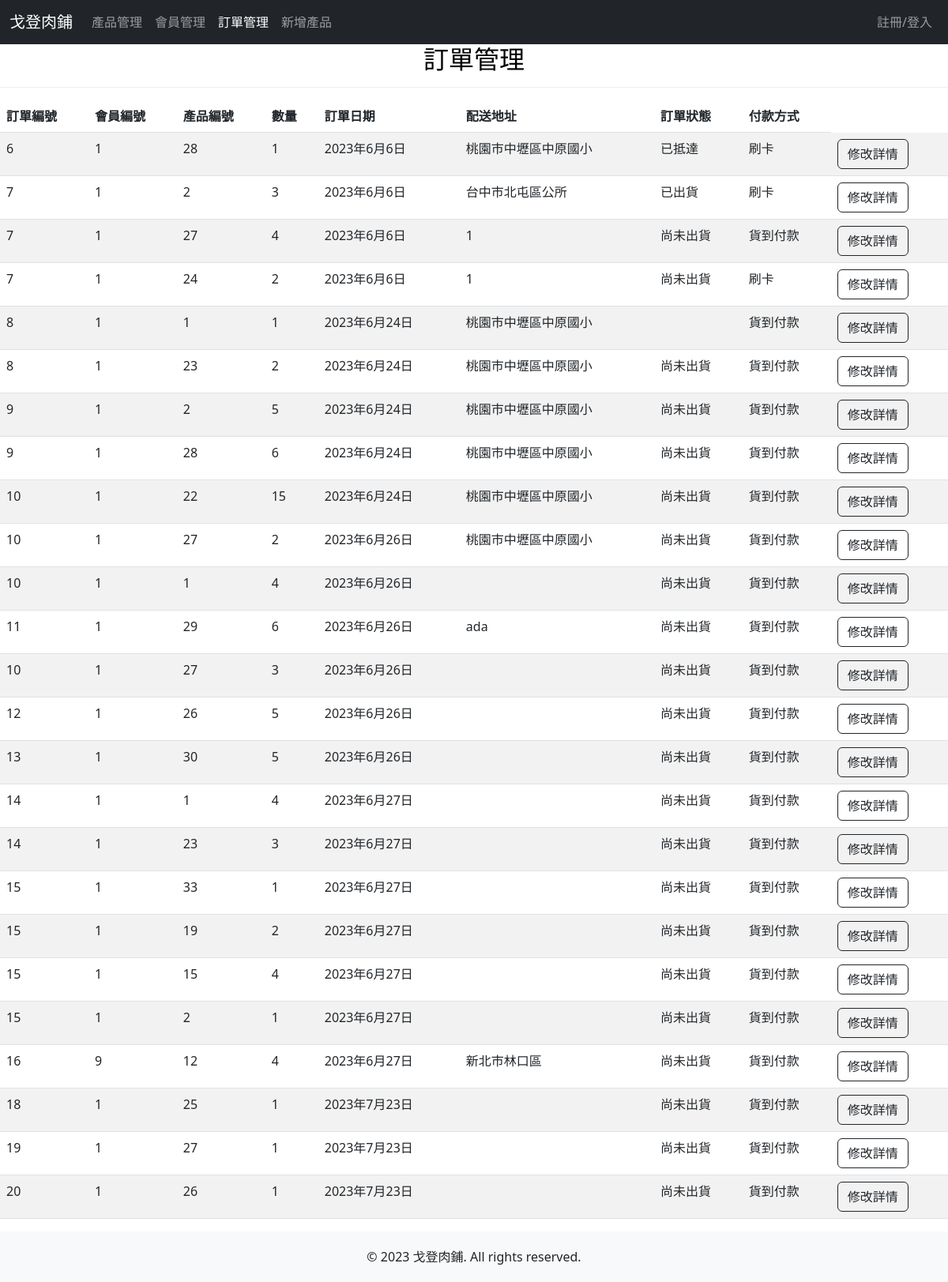
Page /orders_view/ on the committed database.
### mywebsite/models.py (models this page shows)
class order_detail(models.Model):
    PAYMENT_METHOD_CHOICES = [
        ('COD', '貨到付款'),
        ('CC', '刷卡'),
        ('CVS', '超商'),
    ]
    ORDER_STATUS_CHOICES = [
        ('NOT_SHIPPED', '尚未出貨'),
        ('SHIPPED', '已出貨'),
        ('ARRIVED', '已抵達'),
    ]
    ODID = models.AutoField('訂單明細編號', primary_key=True)
    OID = models.IntegerField('訂單編號')
    MID = models.CharField('會員編號', max_length=1000)
    PID = models.CharField('產品編號', max_length=1000)
    PNUM = models.IntegerField('數量')
    ODate = models.DateField('訂單日期', auto_now_add=True)
    OAddr = models.CharField('配送地址', max_length=100)
    OStatus = models.CharField('訂單狀態',max_length=12, choices=ORDER_STATUS_CHOICES, default='NOT_SHIPPED')
    OPayment = models.CharField('付款方式',max_length=3, choices=PAYMENT_METHOD_CHOICES, default='COD')

### mywebsite/views.py (the view)
# urls.py: path('orders_view/', views.orders_view),
def orders_view(request):
    ord = order_detail.objects.all()
    return render(request, 'orders_page.html', locals())

### templates/orders_page.html (shortened to what this page needs)
<!DOCTYPE html>
<html>
    <head>
        <link href="https://cdn.jsdelivr.net/npm/bootstrap@5.3.0-alpha3/dist/css/bootstrap.min.css" rel="stylesheet">
        {% load static %}
        <link href="{% static 'css/styles.css'%}" rel="stylesheet" />
        <link rel="stylesheet" href="https://use.fontawesome.com/releases/v5.6.3/css/all.css"
>
    </head>
    <body id="page-top">
        <nav class="navbar navbar-default navbar-expand-lg navbar-dark bg-dark fixed-top">
            <div class="container-fluid">
                <a class="navbar-brand" href="/dashboard" style="color: white;">戈登肉鋪</a>
                <div class="collapse navbar-collapse" id="navbarSupportedContent">
                    <ul class="navbar-nav me-auto mb-2 mb-lg-0">
                        <li class="nav-item">
                            <a class="nav-link" aria-current="page" href="../dashboard/#products">產品管理</a>
                        </li>
                        <li class="nav-item dropdown">
                          <a class="nav-link" aria-current="page" href="../dashboard/#member">會員管理</a>
                        </li>
                        <li class="nav-item">
                            <a class="nav-link active" href="../orders_view/">訂單管理</a>
                        </li>
                        <li class="nav-item">
                          <a class="nav-link" href="../addp_view/">新增產品</a>
                      </li>
                    </ul>
                    <ul class="navbar-nav">
                      {% if request.Name %}
                      <li class="nav-item dropdown">
                        <a class="nav-link dropdown-toggle" href="#" id="navbarDropdown" role="button" data-bs-toggle="dropdown" aria-expanded="false">
                            {{ request.Name }} {% if request.is_manager %}(管理员){% endif %}
                            </a>
                            <ul class="dropdown-menu" aria-labelledby="navbarDropdown">
                              <li><a class="dropdown-item" href="{% url 'logout' %}">登出</a></li>
                            </ul>
                        </li>
                        {% else %}
                        <li class="nav-item">
                            <a class="nav-link" href="../login/">註冊/登入</a>
                        </li>
                        {% endif %}
                    </ul>
                </div>
              </div>
        </nav>
        <div id = "order">
            <div class="color-block h2-with-border">
              <h2 class="tit">訂單管理</h2>
            </div>
            <hr>
            <div class="table-responsive">
              <table class="table table-striped table-hover table-custom">
                <thead class="thead-dark">
                <thead>
                  <tr>
                    <th>訂單編號</th>
                    <th>會員編號</th>
                    <th>產品編號</th>
                    <th>數量</th>
                    <th>訂單日期</th>
                    <th>配送地址</th>
                    <th>訂單狀態</th>
                    <th>付款方式</th>
                  </tr>
                </thead>
                <tbody>
                  {% for o in ord %}
                  <tr>
                    <form action="/or_e_view/" method = "POST">{% csrf_token %}
                      <td>{{ o.OID }}</td>
                      <td>{{ o.MID }}</td>
                      <td>{{ o.PID }}</td>
                      <td>{{ o.PNUM }}</td>
                      <td>{{ o.ODate }}</td>
                      <td>{{ o.OAddr }}</td>
                      <td>
                        {% if o.OStatus == 'NOT_SHIPPED' %}尚未出貨{% endif %}
                        {% if o.OStatus == 'SHIPPED' %}已出貨{% endif %}
                        {% if o.OStatus == 'ARRIVED' %}已抵達{% endif %}
                      </td>
                      <td>
                        {% if o.OPayment == 'COD' %}貨到付款{% endif %}
                        {% if o.OPayment == 'CC' %}刷卡{% endif %}
                      </td>
                      <td>
                        <input type="submit" value="修改詳情" class="btn btn-outline-dark">
                      </td>
                    </form>
                  </tr>
                  {% endfor %}
              </table>
            </div>
          </div>
    <footer class="footer">
        <div class="container">
            <span>© 2023 戈登肉鋪. All rights reserved.</span>
        </div>
    </footer>
</body>
</html>

### static/css/styles.css (style rules this page uses)
.footer { background-color: #f8f9fa; padding: 20px 0; text-align: center; }

### templates/orders_page.html (style rules this page uses)
.table-custom tbody tr:nth-child(even) { background-color: #f2f2f2; }
.table-custom tbody tr:nth-child(odd) { background-color: #bebdbd; }
hr { border-color: #bebdbd; }
.table-hover tbody tr { transition: 0.5s; }
.tit { color: black; }
.h2-with-border { text-decoration-color: black; }
h2 { text-align: center; }

### rows in the picture
order_detail: OID "6", MID "1", PID "28", PNUM "1", ODate "2023年6月6日", OAddr "桃園市中壢區中原國小", OStatus "已抵達", OPayment "刷卡"
order_detail: OID "7", MID "1", PID "2", PNUM "3", ODate "2023年6月6日", OAddr "台中市北屯區公所", OStatus "已出貨", OPayment "刷卡"
order_detail: OID "7", MID "1", PID "27", PNUM "4", ODate "2023年6月6日", OAddr "1", OStatus "尚未出貨", OPayment "貨到付款"
order_detail: OID "7", MID "1", PID "24", PNUM "2", ODate "2023年6月6日", OAddr "1", OStatus "尚未出貨", OPayment "刷卡"
order_detail: OID "8", MID "1", PID "1", PNUM "1", ODate "2023年6月24日", OAddr "桃園市中壢區中原國小", OPayment "貨到付款"
order_detail: OID "8", MID "1", PID "23", PNUM "2", ODate "2023年6月24日", OAddr "桃園市中壢區中原國小", OStatus "尚未出貨", OPayment "貨到付款"
order_detail: OID "9", MID "1", PID "2", PNUM "5", ODate "2023年6月24日", OAddr "桃園市中壢區中原國小", OStatus "尚未出貨", OPayment "貨到付款"
order_detail: OID "9", MID "1", PID "28", PNUM "6", ODate "2023年6月24日", OAddr "桃園市中壢區中原國小", OStatus "尚未出貨", OPayment "貨到付款"
order_detail: OID "10", MID "1", PID "22", PNUM "15", ODate "2023年6月24日", OAddr "桃園市中壢區中原國小", OStatus "尚未出貨", OPayment "貨到付款"
order_detail: OID "10", MID "1", PID "27", PNUM "2", ODate "2023年6月26日", OAddr "桃園市中壢區中原國小", OStatus "尚未出貨", OPayment "貨到付款"
order_detail: OID "10", MID "1", PID "1", PNUM "4", ODate "2023年6月26日", OStatus "尚未出貨", OPayment "貨到付款"
order_detail: OID "11", MID "1", PID "29", PNUM "6", ODate "2023年6月26日", OAddr "ada", OStatus "尚未出貨", OPayment "貨到付款"
order_detail: OID "10", MID "1", PID "27", PNUM "3", ODate "2023年6月26日", OStatus "尚未出貨", OPayment "貨到付款"
order_detail: OID "12", MID "1", PID "26", PNUM "5", ODate "2023年6月26日", OStatus "尚未出貨", OPayment "貨到付款"
order_detail: OID "13", MID "1", PID "30", PNUM "5", ODate "2023年6月26日", OStatus "尚未出貨", OPayment "貨到付款"
order_detail: OID "14", MID "1", PID "1", PNUM "4", ODate "2023年6月27日", OStatus "尚未出貨", OPayment "貨到付款"
order_detail: OID "14", MID "1", PID "23", PNUM "3", ODate "2023年6月27日", OStatus "尚未出貨", OPayment "貨到付款"
order_detail: OID "15", MID "1", PID "33", PNUM "1", ODate "2023年6月27日", OStatus "尚未出貨", OPayment "貨到付款"
order_detail: OID "15", MID "1", PID "19", PNUM "2", ODate "2023年6月27日", OStatus "尚未出貨", OPayment "貨到付款"
order_detail: OID "15", MID "1", PID "15", PNUM "4", ODate "2023年6月27日", OStatus "尚未出貨", OPayment "貨到付款"
order_detail: OID "15", MID "1", PID "2", PNUM "1", ODate "2023年6月27日", OStatus "尚未出貨", OPayment "貨到付款"
order_detail: OID "16", MID "9", PID "12", PNUM "4", ODate "2023年6月27日", OAddr "新北市林口區", OStatus "尚未出貨", OPayment "貨到付款"
order_detail: OID "18", MID "1", PID "25", PNUM "1", ODate "2023年7月23日", OStatus "尚未出貨", OPayment "貨到付款"
order_detail: OID "19", MID "1", PID "27", PNUM "1", ODate "2023年7月23日", OStatus "尚未出貨", OPayment "貨到付款"
order_detail: OID "20", MID "1", PID "26", PNUM "1", ODate "2023年7月23日", OStatus "尚未出貨", OPayment "貨到付款"
